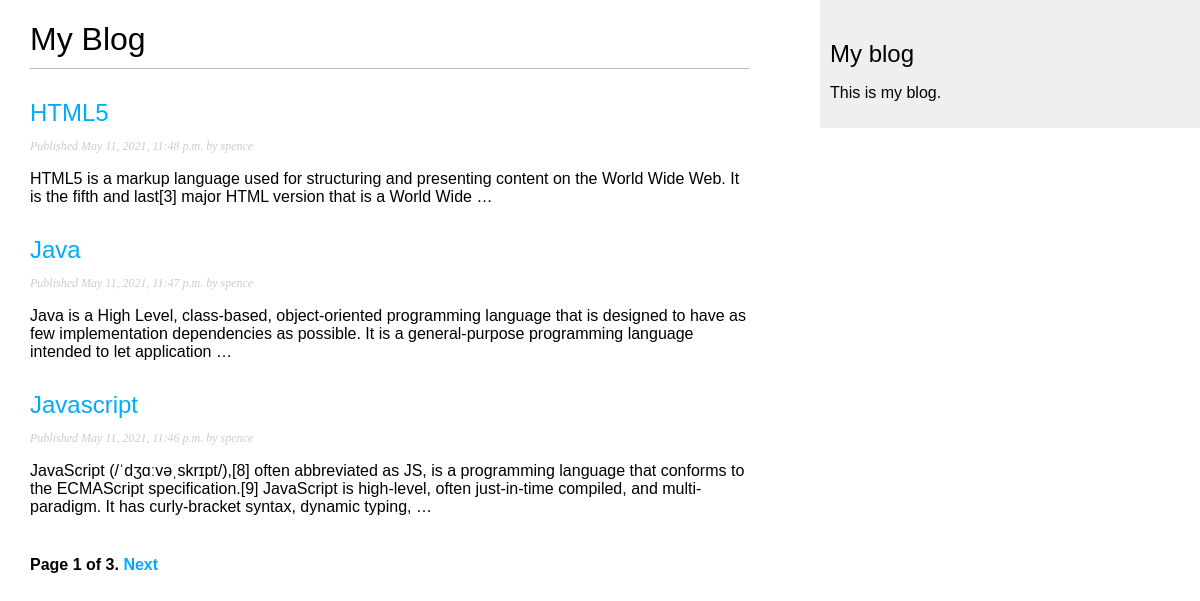
Screenshot of /blog/ with the database file from the repository.
### blog/models.py (models this page shows, shortened)
class Post(models.Model):
    STATUS_CHOICES = (
        ('draft', 'Draft'),
        ('published', 'Published'),
    )
    title = models.CharField(max_length=250)
    slug = models.SlugField(max_length=250, unique_for_date='publish')
    author = models.ForeignKey(User, on_delete=models.CASCADE, related_name='blog_posts')
    body = models.TextField()
    publish = models.DateTimeField(default=timezone.now)
    created = models.DateTimeField(auto_now_add=True)
    updated = models.DateTimeField(auto_now=True)
    status = models.CharField(max_length=10, choices=STATUS_CHOICES, default='draft')
    objects = models.Manager()
    published = PublishedManager()
    class Meta:
        ordering = ('-publish',)
    def get_absolute_url(self):
        return reverse('blog:post_detail',
                       args=[self.publish.year,
                             self.publish.month,
                             self.publish.day, self.slug])

### blog/views.py (the view)
# urls.py: path('', views.post_list, name='post_list'),
def post_list(request):
    object_list = Post.published.all()
    paginator = Paginator(object_list, 3)
    page = request.GET.get('page')
    try:
        posts = paginator.page(page)
    except PageNotAnInteger:
        posts = paginator.page(1)
    except EmptyPage:
        posts = paginator.page(paginator.num_pages)
    return render(request, 'blog/post/list.html', {'page': page, 'posts': posts})

### blog/models.py (called while the page is built)
    def get_queryset(self):
        return super(PublishedManager, self).get_queryset().filter(status='published')

### blog/templates/blog/post/list.html (shortened to what this page needs)
{% extends "blog/base.html" %}
{% block content %}
    <h1>My Blog</h1>
    {% for post in posts %}
        <h2><a href="{{ post.get_absolute_url }}">{{ post.title }}</a></h2>
        <p class="date">
            Published {{ post.publish }} by {{ post.author }}
        </p>
        {{ post.body|truncatewords:30|linebreaks }}
    {% endfor %}
    {% include "pagination.html" with page=posts %}
{% endblock %}

### blog/templates/blog/base.html (shortened to what this page needs)
{% load static %}
<!DOCTYPE html>
<html>
<head>
    <link href="{% static 'css/blog.css' %}" rel="stylesheet">
</head>
<div id="content">
    {% block content %}
    {% endblock %}
</div>
<div id="sidebar">
    <h2>My blog</h2>
    <p>This is my blog.</p>
</div>
</html>

### blog/templates/pagination.html (shortened to what this page needs)
<div class="pagination">
    <span class="step-links">
        <span class="current">
        Page {{ page.number }} of {{ page.paginator.num_pages }}.
        </span>
        {% if page.has_next %}
             <a href="?page= {{ page.next_page_number }}">Next</a>
        {% endif %}
    </span>
</div>

### blog/static/css/blog.css (style rules this page uses)
a { color:#00abff; text-decoration:none; }
h1 { font-weight:normal; border-bottom:1px solid #bbb; padding:0 0 10px 0; }
h2 { font-weight:normal; margin:30px 0 0; }
#content { float:left; width:60%; padding:0 0 0 30px; }
#sidebar { float:right; width:30%; padding:10px; background:#efefef; height:100%; }
p.date { color:#ccc; font-family: georgia, serif; font-size: 12px; font-style: italic; }
.pagination { margin:40px 0; font-weight:bold; }

### rows the page displays
Post: title "HTML5", publish "May 11, 2021, 11:48 p.m.", author "spence", body "HTML5 is a markup language used for structuring and presenting content on the World Wide Web. It is the fifth and last[3] major HTML version that is a World Wide …"
Post: title "Java", publish "May 11, 2021, 11:47 p.m.", author "spence", body "Java is a High Level, class-based, object-oriented programming language that is designed to have as few implementation dependencies as possible. It is a general-purpose programming language intended to let application …"
Post: title "Javascript", publish "May 11, 2021, 11:46 p.m.", author "spence", body "JavaScript (/ˈdʒɑːvəˌskrɪpt/),[8] often abbreviated as JS, is a programming language that conforms to the ECMAScript specification.[9] JavaScript is high-level, often just-in-time compiled, and multi-paradigm. It has curly-bracket syntax, dynamic typing, …"

### other values shown
{{ page.number }} "1"
{{ page.paginator.num_pages }} "3"
